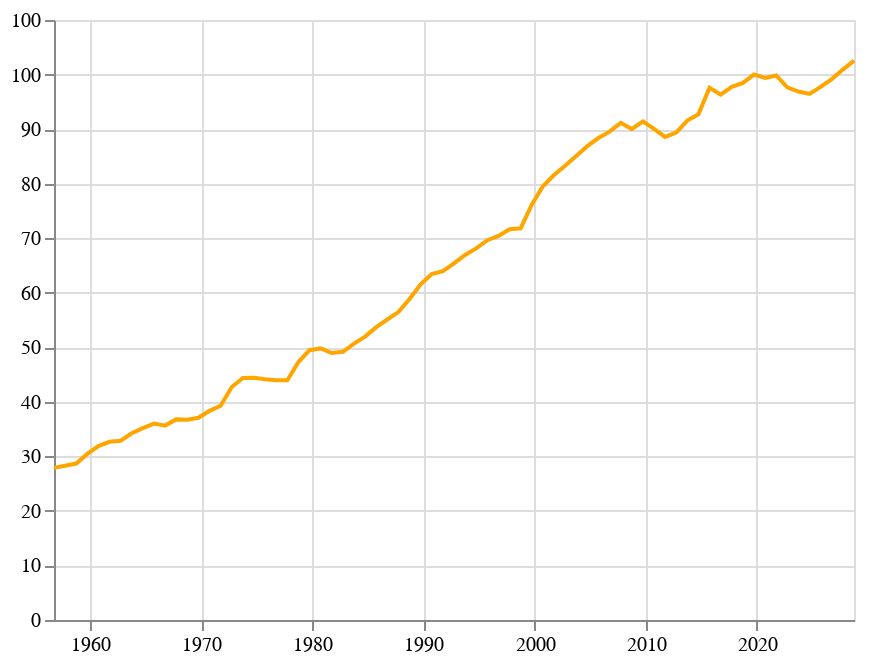

Notebook code cell kept with this figure:
### Code cell
base = alt.Chart(df).encode(
    x=alt.X('Date:T', axis=alt.Axis(title='')),
    y=alt.Y('Index:Q', axis=alt.Axis(format=".0r" ,title='')),
)

bars = base.mark_line().encode(
    color=alt.condition("datum.Value > 0", alt.value('steelblue'), alt.value('orange')),
)

chart = bars

chart = chart.properties(
    width=400,
    height=300
)

chart

### Figure 1 — Vega-Lite specification as saved in the notebook (floating-point values rounded to 4 significant figures)
{"config": {"view": {"continuousWidth": 300, "continuousHeight": 300}}, "data": {"name": "data-57347bd399024b9f83e6cfc78efbbb24"}, "mark": {"type": "line"}, "encoding": {"color": {"condition": {"test": "datum.Value > 0", "value": "steelblue"}, "value": "orange"}, "x": {"axis": {"title": ""}, "field": "Date", "type": "temporal"}, "y": {"axis": {"format": ".0r", "title": ""}, "field": "Index", "type": "quantitative"}}, "height": 300, "width": 400, "$schema": "https://vega.github.io/schema/vega-lite/v5.8.0.json", "datasets": {"data-57347bd399024b9f83e6cfc78efbbb24": [{"Fiscal Year": "1956-57", "Date": "1956-09-30T00:00:00", "Year": "1956-01-01T00:00:00", "Growth": 0.009981, "Index": 27.9}, {"Fiscal Year": "1957-58", "Date": "1957-09-30T00:00:00", "Year": "1957-01-01T00:00:00", "Growth": 0.0134, "Index": 28.27}, {"Fiscal Year": "1958-59", "Date": "1958-09-30T00:00:00", "Year": "1958-01-01T00:00:00", "Growth": 0.01457, "Index": 28.68}, {"Fiscal Year": "1959-60", "Date": "1959-09-30T00:00:00", "Year": "1959-01-01T00:00:00", "Growth": 0.06156, "Index": 30.45}, {"Fiscal Year": "1960-61", "Date": "1960-09-30T00:00:00", "Year": "1960-01-01T00:00:00", "Growth": 0.0476, "Index": 31.9}, {"Fiscal Year": "1961-62", "Date": "1961-09-30T00:00:00", "Year": "1961-01-01T00:00:00", "Growth": 0.02416, "Index": 32.67}, {"Fiscal Year": "1962-63", "Date": "1962-09-30T00:00:00", "Year": "1962-01-01T00:00:00", "Growth": 0.006272, "Index": 32.87}, {"Fiscal Year": "1963-64", "Date": "1963-09-30T00:00:00", "Year": "1963-01-01T00:00:00", "Growth": 0.04135, "Index": 34.23}, {"Fiscal Year": "1964-65", "Date": "1964-09-30T00:00:00", "Year": "1964-01-01T00:00:00", "Growth": 0.0275, "Index": 35.17}, {"Fiscal Year": "1965-66", "Date": "1965-09-30T00:00:00", "Year": "1965-01-01T00:00:00", "Growth": 0.02368, "Index": 36.0}, {"Fiscal Year": "1966-67", "Date": "1966-09-30T00:00:00", "Year": "1966-01-01T00:00:00", "Growth": -0.01014, "Index": 35.64}, {"Fiscal Year": "1967-68", "Date": "1967-09-30T00:00:00", "Year": "1967-01-01T00:00:00", "Growth": 0.032, "Index": 36.78}, {"Fiscal Year": "1968-69", "Date": "1968-09-30T00:00:00", "Year": "1968-01-01T00:00:00", "Growth": -0.001585, "Index": 36.72}, {"Fiscal Year": "1969-70", "Date": "1969-09-30T00:00:00", "Year": "1969-01-01T00:00:00", "Growth": 0.0094, "Index": 37.07}, {"Fiscal Year": "1970-71", "Date": "1970-09-30T00:00:00", "Year": "1970-01-01T00:00:00", "Growth": 0.03431, "Index": 38.34}, {"Fiscal Year": "1971-72", "Date": "1971-09-30T00:00:00", "Year": "1971-01-01T00:00:00", "Growth": 0.02449, "Index": 39.28}, {"Fiscal Year": "1972-73", "Date": "1972-09-30T00:00:00", "Year": "1972-01-01T00:00:00", "Growth": 0.08744, "Index": 42.71}, {"Fiscal Year": "1973-74", "Date": "1973-09-30T00:00:00", "Year": "1973-01-01T00:00:00", "Growth": 0.0385, "Index": 44.36}, {"Fiscal Year": "1974-75", "Date": "1974-09-30T00:00:00", "Year": "1974-01-01T00:00:00", "Growth": 0.001541, "Index": 44.42}, {"Fiscal Year": "1975-76", "Date": "1975-09-30T00:00:00", "Year": "1975-01-01T00:00:00", "Growth": -0.006321, "Index": 44.14}, {"Fiscal Year": "1976-77", "Date": "1976-09-30T00:00:00", "Year": "1976-01-01T00:00:00", "Growth": -0.004164, "Index": 43.96}, {"Fiscal Year": "1977-78", "Date": "1977-09-30T00:00:00", "Year": "1977-01-01T00:00:00", "Growth": -0.0001893, "Index": 43.95}, {"Fiscal Year": "1978-79", "Date": "1978-09-30T00:00:00", "Year": "1978-01-01T00:00:00", "Growth": 0.07612, "Index": 47.3}, {"Fiscal Year": "1979-80", "Date": "1979-09-30T00:00:00", "Year": "1979-01-01T00:00:00", "Growth": 0.04571, "Index": 49.46}, {"Fiscal Year": "1980-81", "Date": "1980-09-30T00:00:00", "Year": "1980-01-01T00:00:00", "Growth": 0.006695, "Index": 49.79}, {"Fiscal Year": "1981-82", "Date": "1981-09-30T00:00:00", "Year": "1981-01-01T00:00:00", "Growth": -0.01708, "Index": 48.94}, {"Fiscal Year": "1982-83", "Date": "1982-09-30T00:00:00", "Year": "1982-01-01T00:00:00", "Growth": 0.004893, "Index": 49.18}, {"Fiscal Year": "1983-84", "Date": "1983-09-30T00:00:00", "Year": "1983-01-01T00:00:00", "Growth": 0.03022, "Index": 50.66}, {"Fiscal Year": "1984-85", "Date": "1984-09-30T00:00:00", "Year": "1984-01-01T00:00:00", "Growth": 0.02556, "Index": 51.96}, {"Fiscal Year": "1985-86", "Date": "1985-09-30T00:00:00", "Year": "1985-01-01T00:00:00", "Growth": 0.03327, "Index": 53.69}, {"Fiscal Year": "1986-87", "Date": "1986-09-30T00:00:00", "Year": "1986-01-01T00:00:00", "Growth": 0.0261, "Index": 55.09}, {"Fiscal Year": "1987-88", "Date": "1987-09-30T00:00:00", "Year": "1987-01-01T00:00:00", "Growth": 0.02465, "Index": 56.45}, {"Fiscal Year": "1988-89", "Date": "1988-09-30T00:00:00", "Year": "1988-01-01T00:00:00", "Growth": 0.04266, "Index": 58.86}, {"Fiscal Year": "1989-90", "Date": "1989-09-30T00:00:00", "Year": "1989-01-01T00:00:00", "Growth": 0.04544, "Index": 61.53}, {"Fiscal Year": "1990-91", "Date": "1990-09-30T00:00:00", "Year": "1990-01-01T00:00:00", "Growth": 0.03102, "Index": 63.44}, {"Fiscal Year": "1991-92", "Date": "1991-09-30T00:00:00", "Year": "1991-01-01T00:00:00", "Growth": 0.007992, "Index": 63.95}, {"Fiscal Year": "1992-93", "Date": "1992-09-30T00:00:00", "Year": "1992-01-01T00:00:00", "Growth": 0.02264, "Index": 65.39}, {"Fiscal Year": "1993-94", "Date": "1993-09-30T00:00:00", "Year": "1993-01-01T00:00:00", "Growth": 0.02353, "Index": 66.93}, {"Fiscal Year": "1994-95", "Date": "1994-09-30T00:00:00", "Year": "1994-01-01T00:00:00", "Growth": 0.01797, "Index": 68.13}, {"Fiscal Year": "1995-96", "Date": "1995-09-30T00:00:00", "Year": "1995-01-01T00:00:00", "Growth": 0.02182, "Index": 69.62}, {"Fiscal Year": "1996-97", "Date": "1996-09-30T00:00:00", "Year": "1996-01-01T00:00:00", "Growth": 0.01126, "Index": 70.41}, {"Fiscal Year": "1997-98", "Date": "1997-09-30T00:00:00", "Year": "1997-01-01T00:00:00", "Growth": 0.01736, "Index": 71.63}, {"Fiscal Year": "1998-99", "Date": "1998-09-30T00:00:00", "Year": "1998-01-01T00:00:00", "Growth": 0.002498, "Index": 71.81}, {"Fiscal Year": "1999-00", "Date": "1999-09-30T00:00:00", "Year": "1999-01-01T00:00:00", "Growth": 0.06025, "Index": 76.13}, {"Fiscal Year": "2000-01", "Date": "2000-09-30T00:00:00", "Year": "2000-01-01T00:00:00", "Growth": 0.04457, "Index": 79.53}, {"Fiscal Year": "2001-02", "Date": "2001-09-30T00:00:00", "Year": "2001-01-01T00:00:00", "Growth": 0.02584, "Index": 81.58}, {"Fiscal Year": "2002-03", "Date": "2002-09-30T00:00:00", "Year": "2002-01-01T00:00:00", "Growth": 0.02089, "Index": 83.28}, {"Fiscal Year": "2003-04", "Date": "2003-09-30T00:00:00", "Year": "2003-01-01T00:00:00", "Growth": 0.02141, "Index": 85.07}, {"Fiscal Year": "2004-05", "Date": "2004-09-30T00:00:00", "Year": "2004-01-01T00:00:00", "Growth": 0.02117, "Index": 86.87}, {"Fiscal Year": "2005-06", "Date": "2005-09-30T00:00:00", "Year": "2005-01-01T00:00:00", "Growth": 0.01714, "Index": 88.36}, {"Fiscal Year": "2006-07", "Date": "2006-09-30T00:00:00", "Year": "2006-01-01T00:00:00", "Growth": 0.01326, "Index": 89.53}, {"Fiscal Year": "2007-08", "Date": "2007-09-30T00:00:00", "Year": "2007-01-01T00:00:00", "Growth": 0.0181, "Index": 91.15}, {"Fiscal Year": "2008-09", "Date": "2008-09-30T00:00:00", "Year": "2008-01-01T00:00:00", "Growth": -0.01262, "Index": 90.0}, {"Fiscal Year": "2009-10", "Date": "2009-09-30T00:00:00", "Year": "2009-01-01T00:00:00", "Growth": 0.01574, "Index": 91.42}, {"Fiscal Year": "2010-11", "Date": "2010-09-30T00:00:00", "Year": "2010-01-01T00:00:00", "Growth": -0.01517, "Index": 90.03}, {"Fiscal Year": "2011-12", "Date": "2011-09-30T00:00:00", "Year": "2011-01-01T00:00:00", "Growth": -0.01623, "Index": 88.57}, {"Fiscal Year": "2012-13", "Date": "2012-09-30T00:00:00", "Year": "2012-01-01T00:00:00", "Growth": 0.008937, "Index": 89.36}, {"Fiscal Year": "2013-14", "Date": "2013-09-30T00:00:00", "Year": "2013-01-01T00:00:00", "Growth": 0.02473, "Index": 91.57}, {"Fiscal Year": "2014-15", "Date": "2014-09-30T00:00:00", "Year": "2014-01-01T00:00:00", "Growth": 0.01234, "Index": 92.7}, {"Fiscal Year": "2015-16", "Date": "2015-09-30T00:00:00", "Year": "2015-01-01T00:00:00", "Growth": 0.05271, "Index": 97.59}, {"Fiscal Year": "2016-17", "Date": "2016-09-30T00:00:00", "Year": "2016-01-01T00:00:00", "Growth": -0.01301, "Index": 96.32}, {"Fiscal Year": "2017-18", "Date": "2017-09-30T00:00:00", "Year": "2017-01-01T00:00:00", "Growth": 0.0148, "Index": 97.74}, {"Fiscal Year": "2018-19", "Date": "2018-09-30T00:00:00", "Year": "2018-01-01T00:00:00", "Growth": 0.007342, "Index": 98.46}, {"Fiscal Year": "2019-20", "Date": "2019-09-30T00:00:00", "Year": "2019-01-01T00:00:00", "Growth": 0.01565, "Index": 100.0}, {"Fiscal Year": "2020-21", "Date": "2020-09-30T00:00:00", "Year": "2020-01-01T00:00:00", "Growth": -0.006219, "Index": 99.38}, {"Fiscal Year": "2021-22", "Date": "2021-09-30T00:00:00", "Year": "2021-01-01T00:00:00", "Growth": 0.004529, "Index": 99.83}, {"Fiscal Year": "2022-23", "Date": "2022-09-30T00:00:00", "Year": "2022-01-01T00:00:00", "Growth": -0.02186, "Index": 97.65}, {"Fiscal Year": "2023-24", "Date": "2023-09-30T00:00:00", "Year": "2023-01-01T00:00:00", "Growth": -0.007791, "Index": 96.89}, {"Fiscal Year": "2024-25", "Date": "2024-09-30T00:00:00", "Year": "2024-01-01T00:00:00", "Growth": -0.004377, "Index": 96.46}, {"Fiscal Year": "2025-26", "Date": "2025-09-30T00:00:00", "Year": "2025-01-01T00:00:00", "Growth": 0.01328, "Index": 97.74}, {"Fiscal Year": "2026-27", "Date": "2026-09-30T00:00:00", "Year": "2026-01-01T00:00:00", "Growth": 0.01459, "Index": 99.17}, {"Fiscal Year": "2027-28", "Date": "2027-09-30T00:00:00", "Year": "2027-01-01T00:00:00", "Growth": 0.01755, "Index": 100.9}, {"Fiscal Year": "2028-29", "Date": "2028-09-30T00:00:00", "Year": "2028-01-01T00:00:00", "Growth": 0.01624, "Index": 102.5}]}}
